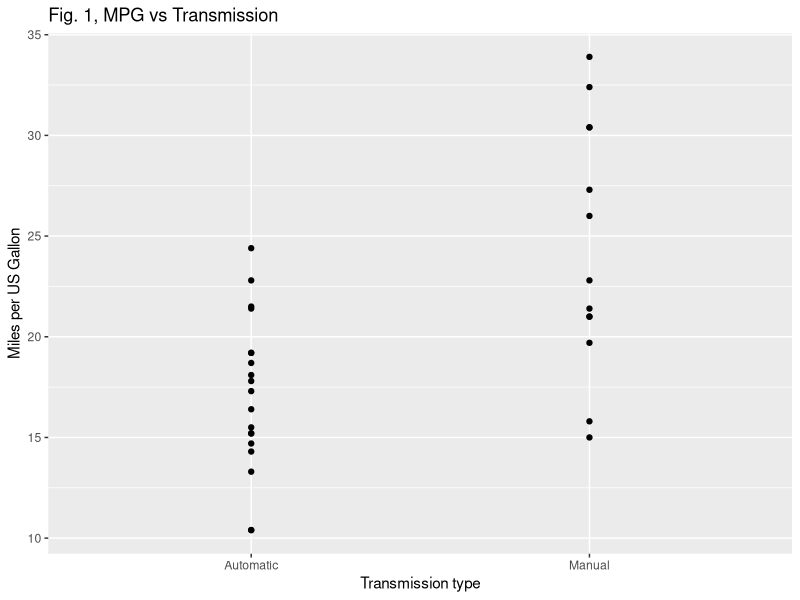
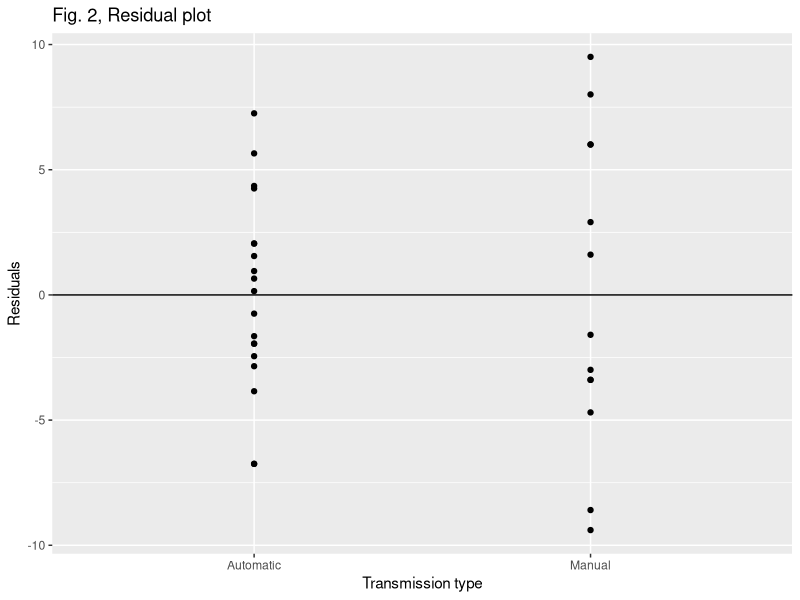

Recreate these plots in R, in order.
## ---- chunk 1
require(datasets)
data(mtcars)
head(mtcars)
mtcars$amf[mtcars$am==0]<-"Automatic"
mtcars$amf[mtcars$am==1]<-"Manual"
## ---- chunk 2
transmission<-c("Manual","Automatic")
mpgMean<-c(mean(mtcars[mtcars$am==1,1]),mean(mtcars[mtcars$am==0,1]))
mpgSd<-c(sd(mtcars[mtcars$am==1,1]),sd(mtcars[mtcars$am==0,1]))
sumCars<-data.frame(rbind(mpgMean,mpgSd))
names(sumCars)<-c("Manual","Automatic")
sumCars

## ---- chunk 3
x1<-mtcars[mtcars$am==1,1]
x2<-mtcars[mtcars$am==0,1]
t.test(x1,x2,alternative = "greater")
## ---- chunk 4
lm(mpg~am,data=mtcars)$coefficients
## ---- chunk 5
fitLm<-lm(mpg~am,data=mtcars)
summary(fitLm)
## ---- chunk 6
library(ggplot2)
qplot(amf,mpg,data=mtcars,main="Fig. 1, MPG vs Transmission",xlab="Transmission type"
      ,ylab="Miles per US Gallon")

## ---- chunk 7
library(ggplot2)
fitRes<-residuals(fitLm)
p<-qplot(mtcars$amf, resid(fitLm), ylab="Residuals", 
    xlab="Transmission type", main="Fig. 2, Residual plot")
p + geom_hline(aes(yintercept=0))
